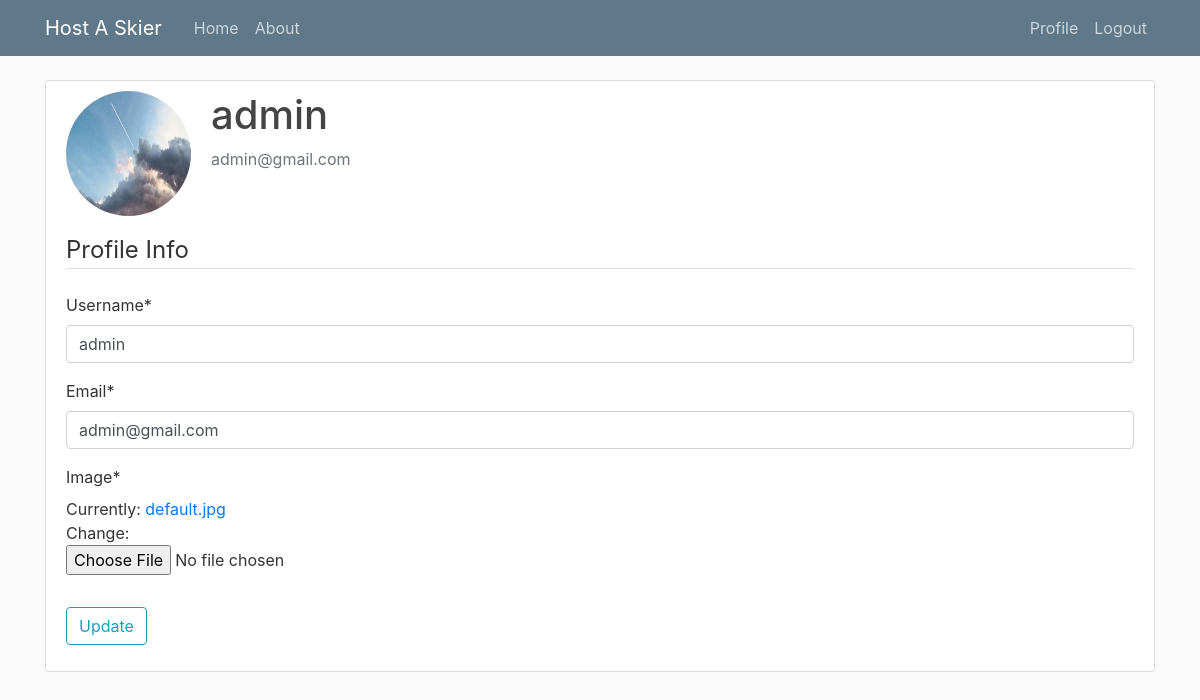
Screenshot of /profile/ (signed in) with the database file from the repository.
### account/models.py (models this page shows, shortened)
class Account(AbstractBaseUser):
    email        = models.EmailField(unique=True)
    username     = models.CharField(max_length=30, unique=True)
    date_joined  = models.DateTimeField(verbose_name='date joined', auto_now_add=True)
    last_login   = models.DateTimeField(verbose_name='last login', auto_now_add=True)
    is_admin     = models.BooleanField(default=False)
    is_active    = models.BooleanField(default=True)
    is_staff     = models.BooleanField(default=False)
    is_superuser = models.BooleanField(default=False)
    address_1 = models.CharField(_("Address 1"), max_length=100, default="123 Street Road")
    address_2 = models.CharField(_("Address 2"), max_length=100, blank=True)
    city = models.CharField(_("City"), max_length=100, default="Zanesville")
    zip_code = models.CharField(_("Zip Code"), max_length=5, default="43701")
    state = models.CharField(_("State"), max_length=100, default="Minnesota")
    country = models.CharField(_("Country"), max_length=100, default="United States of America")
    latitude = models.DecimalField(
      max_digits=9, decimal_places=6, blank=True, default='0')
    longitude = models.DecimalField(
       max_digits=9, decimal_places=6, blank=True, default='0')
    phone_number = models.CharField(max_length=100)
    USERNAME_FIELD = 'email'
    REQUIRED_FIELDS = ['username',
                       ]
    objects = MyAccountManager()

### users/models.py (models this page shows, shortened)
class Profile(models.Model):
    user = models.OneToOneField(Account, on_delete=models.CASCADE)
    image = models.ImageField(default='default.jpg', upload_to='profile_pics')

### users/views.py (the view)
# urls.py: path('profile/', user_views.profile, name='profile'),
@login_required
def profile(request):
    if request.method == 'POST':
        u_form = AccountUpdateForm(request.POST, instance=request.user)
        p_form = ProfileUpdateForm(request.POST, request.FILES, instance=request.user.profile)
        if u_form.is_valid() and p_form.is_valid():
            u_form.save()
            p_form.save()
            messages.success(request, 'changes updated successfully')
            return redirect('profile')
    else:
        u_form = AccountUpdateForm(instance=request.user)
        p_form = ProfileUpdateForm(instance=request.user.profile)
    context = {
        'u_form': u_form,
        'p_form': p_form
    }
    return render(request, 'users/profile.html', context)

### account/forms.py
class AccountUpdateForm(forms.ModelForm):
    email = forms.EmailField()
    class Meta:
        model = Account
        fields = ['username', 'email']

### users/forms.py
class ProfileUpdateForm(forms.ModelForm):
    class Meta:
        model = Profile
        fields = ['image']

### users/templates/users/profile.html (shortened to what this page needs)
{% extends "base.html" %}
{% load crispy_forms_tags %}
{% block content %}
    <div class="content-section">
        <div class="media">
            <img class="rounded-circle account-img" src="{{ user.profile.image.url }}">
            <div class="media-body">
                <h2 class="account-heading">{{ user.username }}</h2>
                <p class="text-secondary">{{ user.email }}</p>
            </div>
        </div>
        <form method="POST" enctype="multipart/form-data">
	    <fieldset class="form-group">
		<legend class="border-bottom mb-4">Profile Info</legend>
		{{ u_form|crispy }}
		{{ p_form|crispy }}
	   </fieldset>
	   <div class="form-group">
		<button class="btn btn-outline-info" type="submit">Update</button>
	   </div>
        </form>
    </div>
{% endblock content %}

### hostaskier/static/hostaskier/main.css (style rules this page uses)
body { background: #fafafa; color: #333333; margin-top: 5rem; }
h1, h2, h3, h4, h5, h6 { color: #444444; }
.content-section { background: #ffffff; padding: 10px 20px; border: 1px solid #dddddd; border-radius: 3px; margin-bottom: 20px; }
.account-img { height: 125px; width: 125px; margin-right: 20px; margin-bottom: 16px; }
.account-heading { font-size: 2.5rem; }

### rows the page displays
Account: profile.image (placeholder picture), username "admin", email "admin@gmail.com"
